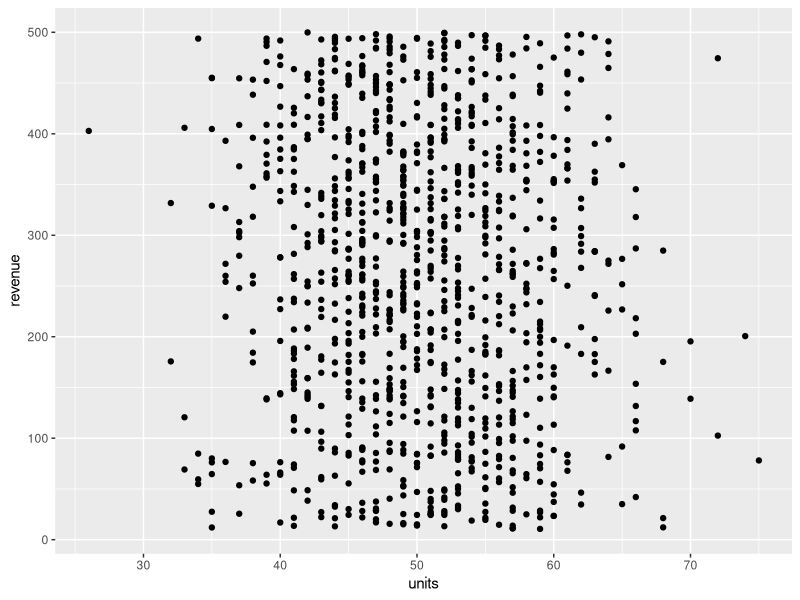
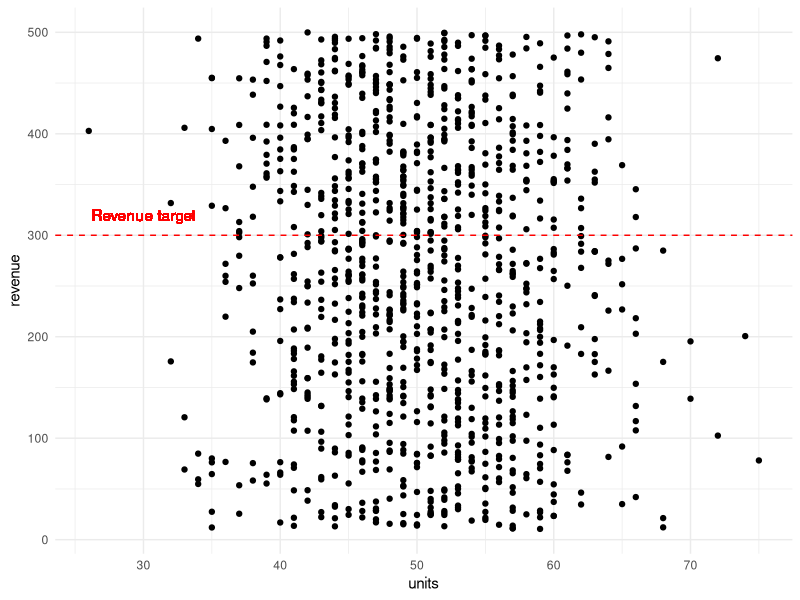
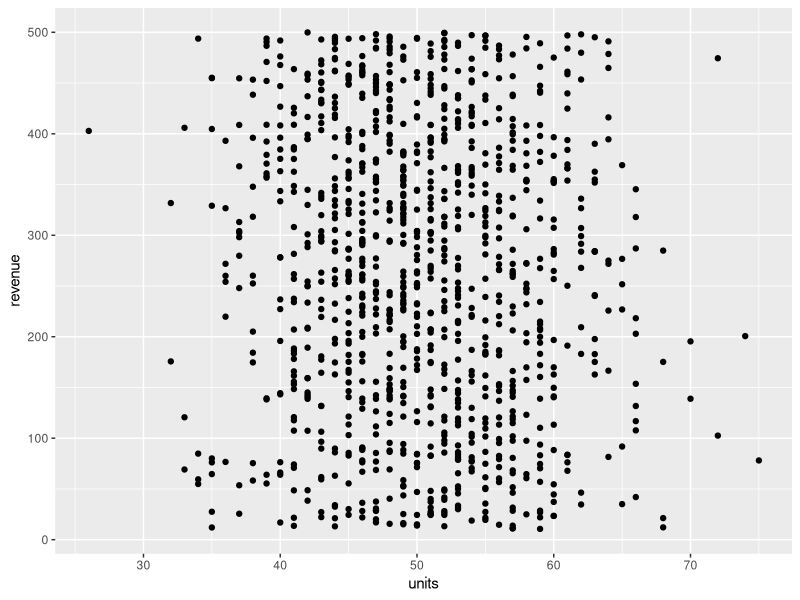
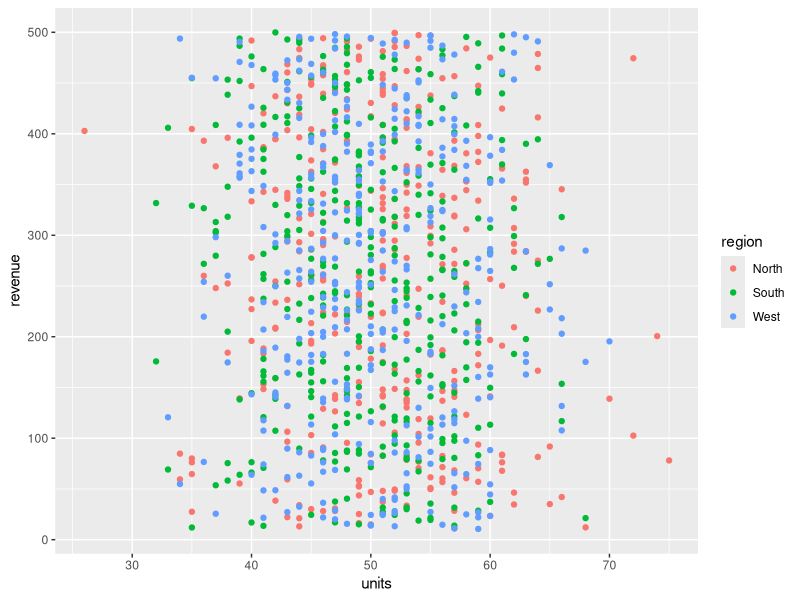
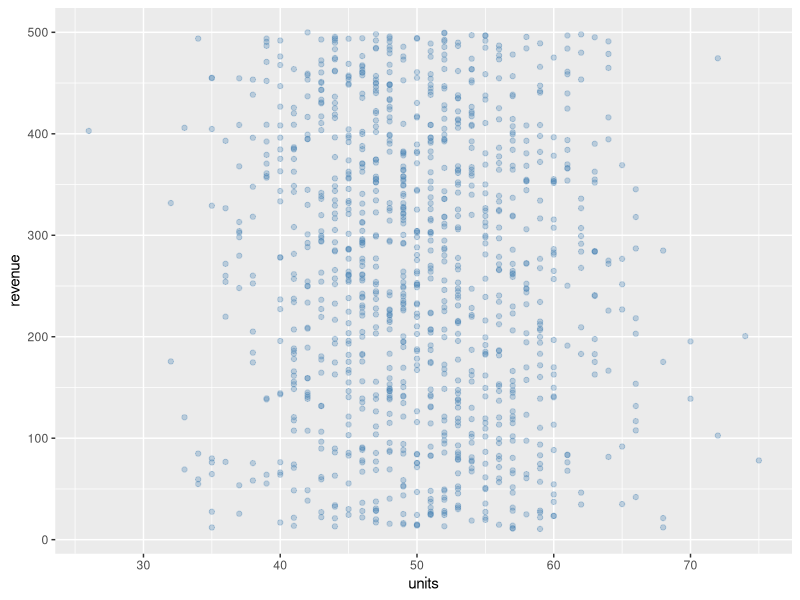
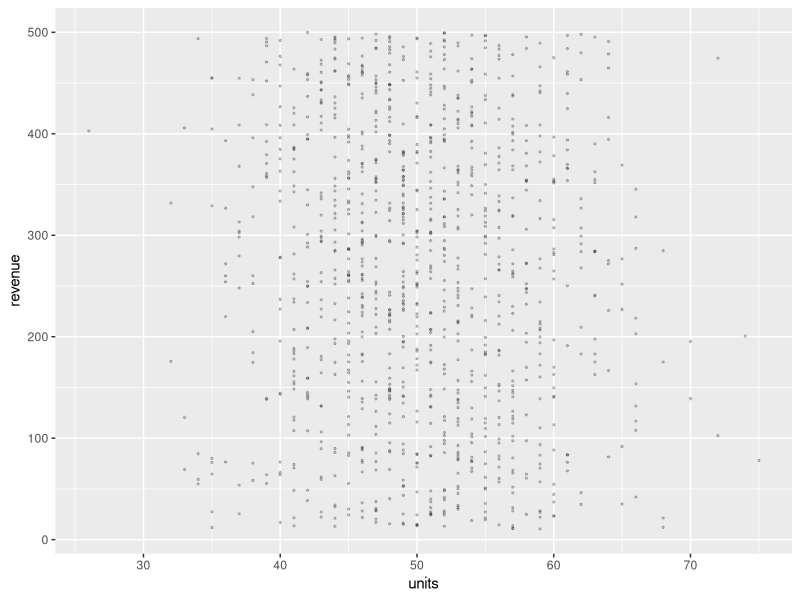
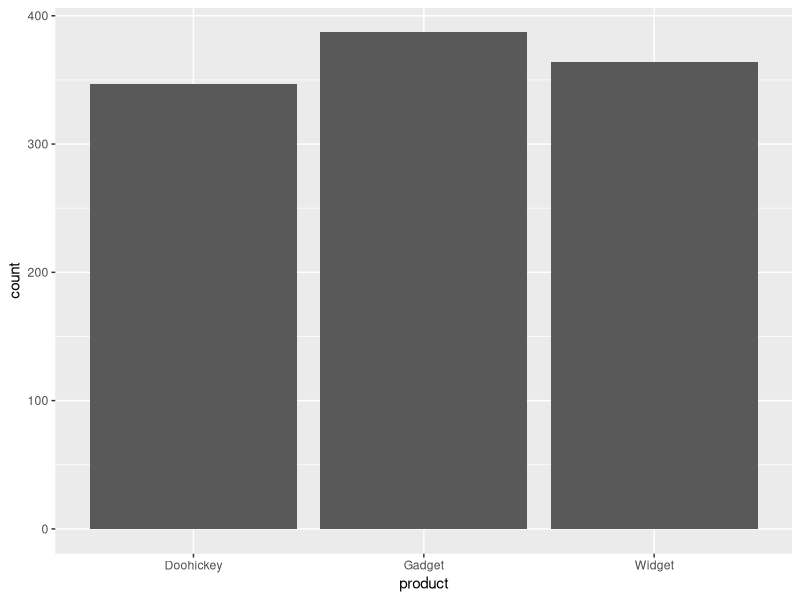
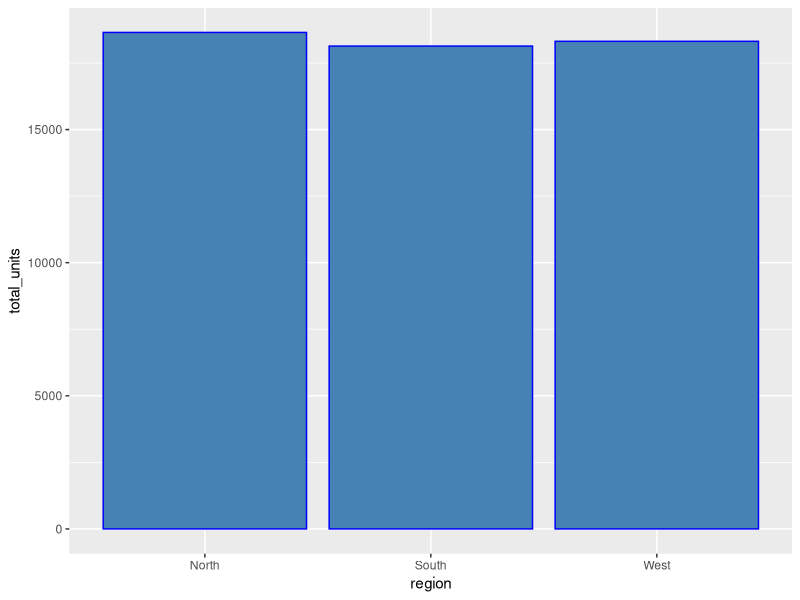

Reproduce these figures in R, in order.
## ---- chunk 1
#| label: setup
library(tidyverse)
library(patchwork)

set.seed(42)
sales <- tibble(
  date = rep(seq(as.Date("2024-01-01"), as.Date("2024-12-31"), by = "day"), 3),
  region = rep(c("North", "South", "West"), each = 366),
  product = sample(c("Widget", "Gadget", "Doohickey"), 366 * 3, replace = TRUE),
  units = rpois(366 * 3, lambda = 50),
  revenue = round(runif(366 * 3, 10, 500), 2),
  returned = rbinom(366 * 3, 1, 0.05)
)
## ---- chunk 2
ggplot(data = sales, mapping = aes(x = units, y = revenue)) +
  geom_point()


ggplot(sales)+
  aes(x=units, y= revenue)+
  geom_point() +
  geom_hline(yintercept=300, color="red", linetype="dashed")+
  geom_text(aes(x=30,y=320),label="Revenue target", color="red")+
  theme_minimal()
## ---- chunk 3
ggplot(sales, aes(units, revenue)) +
  geom_point()
## ---- chunk 4
# Mapped: color varies by region
ggplot(sales, aes(units, revenue, color = region)) +
  geom_point()
## ---- chunk 5
# Set: all points get the same color
ggplot(sales, aes(units, revenue)) +
  geom_point(color = "steelblue", alpha = 0.3)
## ---- chunk 6
ggplot(sales, aes(units, revenue)) +
  geom_point(alpha = 0.2, size = 0.5)
## ---- chunk 7
ggplot(sales, aes(x = product)) +
  geom_bar() #by default this counts rows! not sum 
## ---- chunk 8
sales |>
  summarize(total_units = sum(units), .by = region) |>
  ggplot(aes(region, total_units)) +
  geom_col(stat="identity", color="blue", fill="steelblue")
## ---- chunk 9
sales |>
  summarize(daily_rev = sum(revenue), .by = date) |>
  ggplot(aes(date, daily_rev)) +
  geom_line()
## ---- chunk 10
ggplot(sales, aes(x = revenue)) +
  geom_histogram(bins = 30, fill = "steelblue", color = "white")
## ---- chunk 11
ggplot(sales, aes(x = region, y = units)) +
  geom_boxplot()+
   geom_jitter(alpha=0.2, width=0.1, size=0.75)+
   geom_violin(alpha = 0.5, fill="red", color=NA)
 
## ---- chunk 12
ggplot(sales, aes(x = region, y = units)) +
  geom_boxplot(outlier.shape = NA) +
  geom_jitter(alpha = 0.05, width = 0.2, size = 0.5)
## ---- chunk 13
ggplot(sales, aes(units, revenue)) +
  geom_point() +
  geom_smooth()
## ---- chunk 14
ggplot(sales, aes(units, revenue)) +
  geom_point(alpha = 0.1, size = 0.5) +
  facet_wrap(~region)
## ---- chunk 15
ggplot(sales, aes(units, revenue)) +
  geom_point(alpha = 0.1, size = 0.5) +
  facet_wrap(~region, ncol = 1)
## ---- chunk 16
ggplot(sales, aes(x = units)) +
  geom_histogram(bins = 30, fill = "steelblue", color = "white") +
  facet_grid(region ~ product)
## ---- chunk 17
sales |>
  summarize(daily_rev = sum(revenue), .by = c(date, region)) |>
  ggplot(aes(date, daily_rev)) +
  geom_line() +
  facet_wrap(~region, scales = "free_y")
## ---- chunk 18
sales |>
  summarize(total_rev = sum(revenue), .by = region) |>
  ggplot(aes(region, total_rev)) +
  geom_col(fill = "steelblue") +
  scale_y_continuous(labels = scales::label_comma(prefix = "$"))
## ---- chunk 19
region_colors <- c(North = "#2196F3", South = "#FF5722", West = "#4CAF50")

ggplot(sales, aes(units, revenue, color = region)) +
  geom_point(alpha = 0.1, size = 0.5) +
  scale_color_manual(values = region_colors)
## ---- chunk 20
ggplot(sales, aes(x = product, fill = product)) +
  geom_bar() +
  scale_fill_brewer(palette = "Set2")
## ---- chunk 21
ggplot(sales, aes(units, revenue, color = revenue)) +
  geom_point(alpha = 0.3, size = 0.5) +
  scale_color_viridis_c()
## ---- chunk 22
sales |>
  summarize(total_rev = sum(revenue), .by = region) |>
  ggplot(aes(region, total_rev, fill = region)) +
  geom_col() +
  scale_fill_manual(values = region_colors) +
  labs(
    title = "Total Revenue by Region",
    subtitle = "Full year 2024",
    x = "Region",
    y = "Total Revenue ($)",
    fill = "Region",
    caption = "Source: internal sales data"
  )
## ---- chunk 23
ggplot(sales, aes(x = product)) +
  geom_bar(fill = "steelblue") +
  coord_flip()
## ---- chunk 24
# Zoom to revenue 100-300 without removing data
ggplot(sales, aes(units, revenue)) +
  geom_point(alpha = 0.1) +
  coord_cartesian(ylim = c(100, 300))
## ---- chunk 25
sales |>
  summarize(daily_rev = sum(revenue), .by = date) |>
  ggplot(aes(date, daily_rev)) +
  geom_line(color = "steelblue") +
  annotate("rect",
    xmin = as.Date("2024-06-01"), xmax = as.Date("2024-08-31"),
    ymin = -Inf, ymax = Inf,
    alpha = 0.2, fill = "orange"
  ) +
  annotate("text",
    x = as.Date("2024-07-15"), y = Inf,
    label = "Summer", vjust = 1.5, fontface = "bold"
  )
## ---- chunk 26
sales |>
  summarize(total_rev = sum(revenue), .by = region) |>
  ggplot(aes(region, total_rev)) +
  geom_col(fill = "steelblue") +
  geom_text(aes(label = scales::comma(total_rev)), vjust = -0.5)
## ---- chunk 27
ggplot(sales, aes(units, revenue)) +
  geom_point(alpha = 0.1) +
  scale_y_continuous(limits = c(200, 400))
## ---- chunk 28
p <- sales |>
  summarize(total_rev = sum(revenue), .by = region) |>
  ggplot(aes(region, total_rev, fill = region)) +
  geom_col() +
  labs(title = "Revenue by Region")

p + theme_minimal()
## ---- chunk 29
p + theme_classic()
## ---- chunk 30
p + theme_bw()
## ---- chunk 31
p + theme_void()
## ---- chunk 32
p +
  theme_minimal() +
  theme(
    plot.title = element_text(face = "bold", size = 16),
    axis.title = element_text(size = 12),
    axis.text.x = element_text(angle = 45, hjust = 1),
    legend.position = "bottom",
    panel.grid.minor = element_blank()
  )
## ---- chunk 33
theme_course <- function(base_size = 12) {
  theme_minimal(base_size = base_size) +
    theme(
      plot.title = element_text(face = "bold", size = base_size * 1.3),
      plot.title.position = "plot",
      plot.subtitle = element_text(color = "grey40"),
      panel.grid.minor = element_blank(),
      legend.position = "bottom",
      strip.text = element_text(face = "bold")
    )
}

p + theme_course()
## ---- chunk 34
library(patchwork)

p1 <- ggplot(sales, aes(x = product)) +
  geom_bar(fill = "steelblue") +
  labs(title = "Product Counts") +
  theme_course()

p2 <- ggplot(sales, aes(x = region, y = revenue)) +
  geom_boxplot(fill = "steelblue", alpha = 0.5) +
  labs(title = "Revenue Distribution") +
  theme_course()

p1 + p2
## ---- chunk 35
p1 / p2
## ---- chunk 36
p3 <- sales |>
  summarize(daily_rev = sum(revenue), .by = date) |>
  ggplot(aes(date, daily_rev)) +
  geom_line(color = "steelblue") +
  labs(title = "Daily Revenue") +
  theme_course()

(p1 + p2) / p3
## ---- chunk 37
(p1 + p2) / p3 +
  plot_annotation(
    title = "Sales Dashboard",
    subtitle = "2024 Overview",
    theme = theme_course()
  )
## ---- chunk 38
(p1 + p2) / p3 +
  plot_annotation(tag_levels = "A")
## ---- chunk 39
# Stacked (default)
ggplot(sales, aes(x = region, fill = product)) +
  geom_bar() +
  theme_course()
## ---- chunk 40
# Dodged (side by side)
ggplot(sales, aes(x = region, fill = product)) +
  geom_bar(position = "dodge") +
  theme_course()
## ---- chunk 41
# Fill (proportions summing to 1)
ggplot(sales, aes(x = region, fill = product)) +
  geom_bar(position = "fill") +
  scale_y_continuous(labels = scales::label_percent()) +
  labs(y = "Proportion") +
  theme_course()
